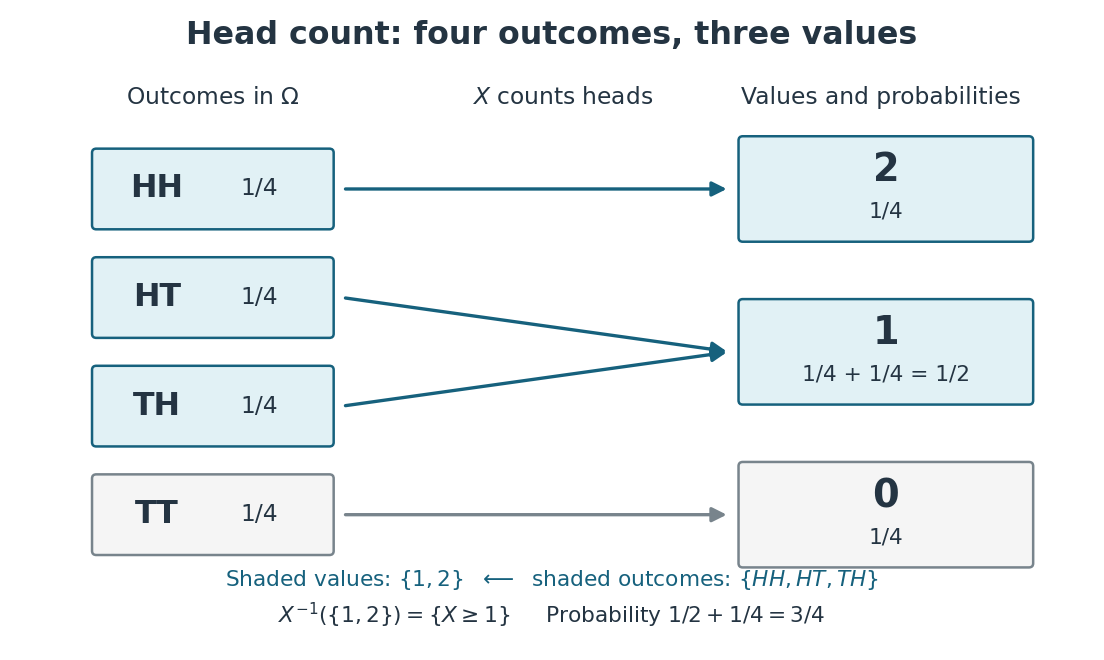

Python code for this plot:
"""Draw head-count fibers and their exact masses (Python 3.14, matplotlib 3.10)."""

from pathlib import Path

import matplotlib.pyplot as plt
from matplotlib.patches import FancyArrowPatch, FancyBboxPatch


def main():
    fig, ax = plt.subplots(figsize=(9.2, 5.5), dpi=120, facecolor="white")
    ax.set(xlim=(0, 10), ylim=(0, 6))
    ax.axis("off")
    ink, blue, pale = "#243442", "#16617d", "#e1f1f5"
    ax.text(5, 5.70, "Head count: four outcomes, three values", ha="center",
            fontsize=19, weight="bold", color=ink)
    ax.text(1.8, 5.12, r"Outcomes in $\Omega$", ha="center", fontsize=14, color=ink)
    ax.text(5.1, 5.12, r"$X$ counts heads", ha="center", fontsize=14, color=ink)
    ax.text(8.1, 5.12, "Values and probabilities", ha="center", fontsize=14, color=ink)
    source = {"HH": 4.3, "HT": 3.25, "TH": 2.2, "TT": 1.15}
    target = {2: 4.3, 1: 2.725, 0: 1.15}
    counts = {o: o.count("H") for o in source}
    for outcome, y in source.items():
        chosen = counts[outcome] >= 1
        ax.add_patch(FancyBboxPatch((0.7, y - 0.35), 2.2, 0.7,
                                   boxstyle="round,pad=0.04", linewidth=1.5,
                                   edgecolor=blue if chosen else "#78848c",
                                   facecolor=pale if chosen else "#f5f5f5"))
        ax.text(1.27, y, outcome, ha="center", va="center", fontsize=19,
                weight="bold", color=ink)
        ax.text(2.24, y, "1/4", ha="center", va="center", fontsize=14, color=ink)
        ax.add_patch(FancyArrowPatch((3.02, y), (6.68, target[counts[outcome]]),
                                    arrowstyle="-|>", mutation_scale=18, linewidth=2,
                                    color=blue if chosen else "#78848c"))
    masses = {0: "1/4", 1: "1/4 + 1/4 = 1/2", 2: "1/4"}
    for value, y in target.items():
        chosen = value >= 1
        ax.add_patch(FancyBboxPatch((6.8, y - 0.47), 2.7, 0.94,
                                   boxstyle="round,pad=0.04", linewidth=1.5,
                                   edgecolor=blue if chosen else "#78848c",
                                   facecolor=pale if chosen else "#f5f5f5"))
        ax.text(8.15, y + 0.18, str(value), ha="center", va="center",
                fontsize=23, weight="bold", color=ink)
        ax.text(8.15, y - 0.22, masses[value], ha="center", va="center",
                fontsize=13, color=ink)
    ax.text(5, 0.46, r"Shaded values: $\{1,2\}$  $\longleftarrow$  shaded outcomes: $\{HH,HT,TH\}$",
            ha="center", fontsize=13, color=blue)
    ax.text(5, 0.10, r"$X^{-1}(\{1,2\})=\{X\geq1\}$     Probability $1/2+1/4=3/4$",
            ha="center", fontsize=13, color=ink)
    fig.subplots_adjust(left=0.02, right=0.98, bottom=0.04, top=0.98)
    fig.savefig(Path(__file__).stem + ".png", facecolor="white")
    plt.close(fig)


if __name__ == "__main__":
    main()
